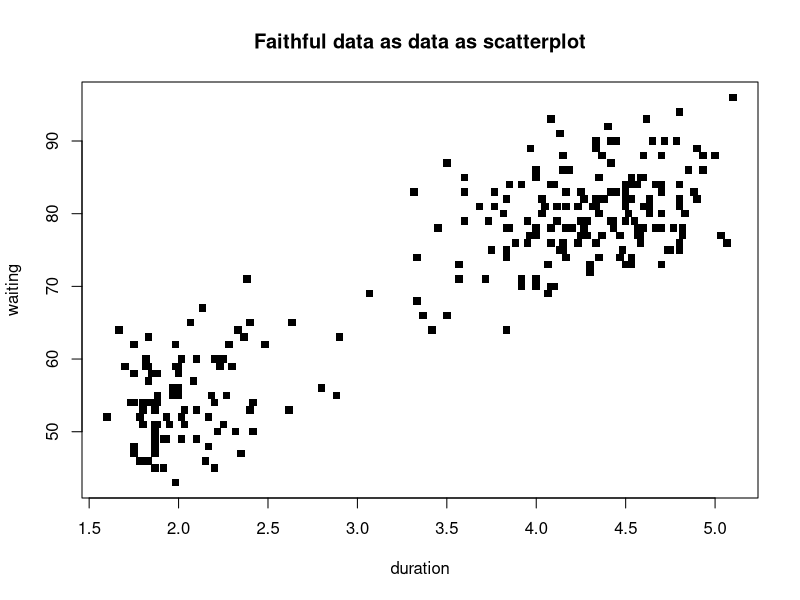

This chart was generated by the following R code:
ds <- get("faithful")

ds

duration = faithful$eruptions
waiting = faithful$waiting

sapply(ds, class)

correlation_coeff <- cor(duration, waiting)
correlation_coeff

plot(duration, waiting, main="Faithful data as data as scatterplot",
     type = "p", xlab = "duration", ylab = "waiting", pch=15)